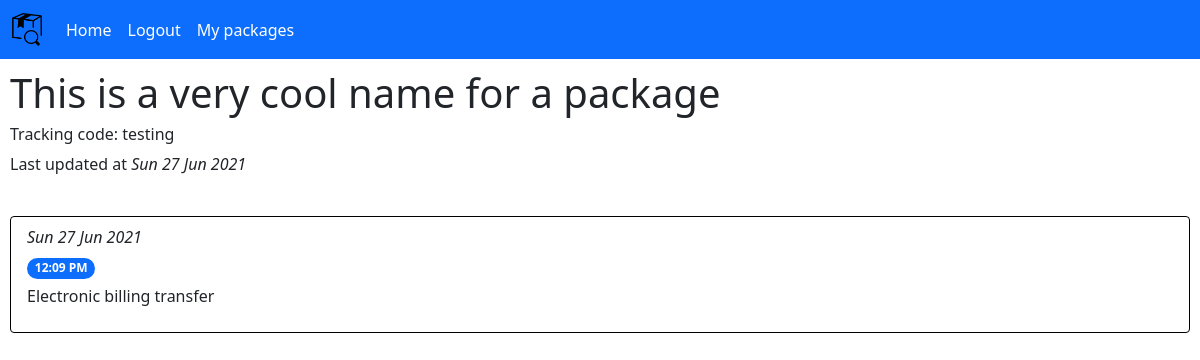
/packageDetails/3 (signed in), run on the app's committed database.
### tables this page shows
CREATE TABLE "packages" (
	"id"	INTEGER NOT NULL,
	"title"	TEXT(50) DEFAULT NULL,
	"trackingNumber"	TEXT NOT NULL,
	"user_id"	INTEGER NOT NULL,
	"last_updated"	INTEGER(15) NOT NULL DEFAULT 0,
	"last_new_data"	INTEGER(15) NOT NULL,
	"email_sent"	INTEGER(1) NOT NULL DEFAULT 0,
	FOREIGN KEY("user_id") REFERENCES "users"("id"),
	PRIMARY KEY("id" AUTOINCREMENT)
);

CREATE TABLE 'package_data' (
'id' INTEGER NOT NULL  PRIMARY KEY AUTOINCREMENT,
'package_id' INTEGER NOT NULL  REFERENCES 'packages' ('id'),
'date' TEXT(12) NOT NULL ,
'time' TEXT(8) NOT NULL ,
'data' TEXT NOT NULL 
);

### main.py (the view)
@app.route("/packageDetails/<int:packageID>")
@login_required
def viewPackage(packageID):
	packageData = packageHandler.getPackageData(packageID, session["userID"])
	if not packageData:
		flash("You are not tracking that package. Add it!", "primary")
		return redirect(url_for("packageList"))
	return render_template("packageData.html", packageData=packageData)

### main.py (called while the page is built)
def login_required(func):
	@wraps(func) # This decorator copies over function attributes like __name__, docstring etc. required by flask for some reason
	def wrapper(*args, **kwargs):
		if "userID" in session and session["userID"] > 0:
			return func(*args, **kwargs)
		else:
			flash("You need to log in to do that!", "danger")
			return redirect(url_for("login"))
	return wrapper

### packages.py (called while the page is built)
def createDBConnection(func):
	def wrapper(self, *args, **kwargs):
		with sqlite3.connect(self.dbPath) as con:
			self.con = con
			return func(self, *args, **kwargs)
	return wrapper

	@createDBConnection
	def getPackageData(self, packageID, userID):
		if self.isPackageAssociatedWithUser(packageID, userID) == False:
			return False
		cur = self.con.cursor() # Dictionary format cursor
		cur.row_factory = sqlite3.Row
		cur.execute("SELECT id, date, time, data FROM package_data WHERE package_id = ? UNION SELECT 0, COALESCE(title, trackingNumber) AS title, trackingNumber, ROUND(last_updated) FROM packages WHERE id = ?", [packageID, packageID])
		result = cur.fetchall()
		cur.close()
		result = [dict(row) for row in result]
		result[0]["data"] = strftime("%a %d %b %Y", gmtime(result[0]["data"]))
		return result

	def isPackageAssociatedWithUser(self, packageID, userID):
		cur = self.con.cursor()
		cur.execute("SELECT id FROM packages WHERE user_id = ? AND id = ?", [userID, packageID])
		result = cur.fetchone()
		cur.close()
		if not result:
			return False
		return True

### templates/packageData.html
{% from "includes/form_renderer.html" import render_form %}
{% extends "main_layout_container.html" %}
{% block body %}
	<div style="padding: 10px;">
		<h1>{{ packageData[0]["date"] }}</h1>
		{% if packageData[0]["date"] != packageData[0]["time"] %}
			<h6>Tracking code: {{ packageData[0]["time"] }}</h6>
		{% endif %}
		<p>Last updated at <i>{{ packageData[0]["data"] }}</i></p>
		<br>
		<ul class="list-group">
			{% if packageData|length < 2 %}
				<li class="list-group-item" style="border: 1px solid black; margin-bottom: 5px;">There is no tracking data for this package yet. Please try again in a few minutes.</li>
			{% else %}
				{% for data in packageData[1:] %}
					<li class="list-group-item" style="border: 1px solid black; margin-bottom: 5px;">
						<p class="fst-italic" style="margin-bottom: 5px;">{{ data["date"] }}</p>
						<span class="badge rounded-pill bg-primary">{{ data["time"] }}</span>
						<p style="margin-top: 5px;">{{ data["data"] }}</p>
					</li>
				{% endfor %}
			{% endif %}
		</ul>
	</div>
{% endblock %}

### data on the page
packages: title "This is a very cool name for a package", trackingNumber "testing"
package_data: date "Sun 27 Jun 2021", time "12:09 PM", data "Electronic billing transfer"
